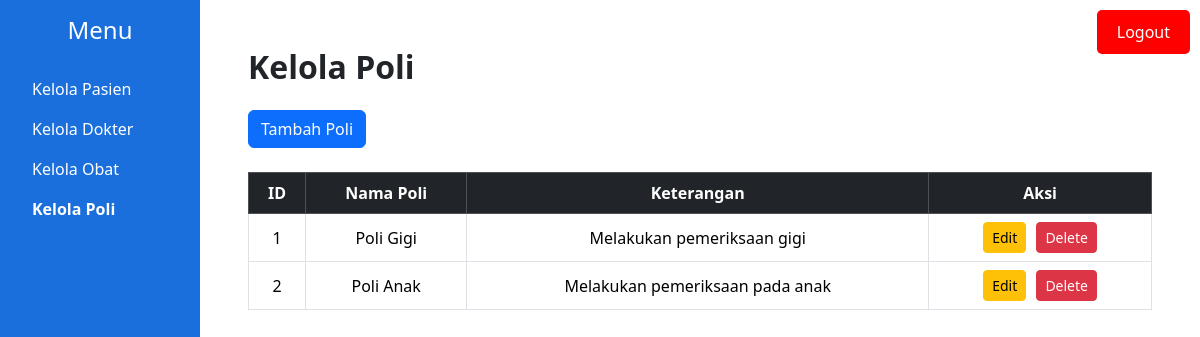
/kelola_poli.php, run on the app's committed database.
### tables this page shows
CREATE TABLE `poli` (
  `id` int(11) NOT NULL,
  `nama_poli` varchar(25) NOT NULL,
  `keterangan` text DEFAULT NULL
);

### kelola_poli.php (the view, shortened to what this page needs)
<?php
$servername = "localhost";
$username = "root";
$password = "";
$database = "poli";
$conn = new mysqli($servername, $username, $password, $database);
$sql = "SELECT * FROM poli";
$result = $conn->query($sql);
?>
<!DOCTYPE html>
<html lang="id">
<head>
    <link href="https://cdn.jsdelivr.net/npm/bootstrap@5.3.3/dist/css/bootstrap.min.css" rel="stylesheet">
</head>
<body>
    <div class="container-fluid">
        <div class="row">
            <div class="col-md-3 col-lg-2 sidebar vh-100 d-flex flex-column p-3">
                <h4 class="text-center mb-4">Menu</h4>
                <ul class="nav flex-column">
                    <li class="nav-item">
                        <a class="nav-link" href="kelola_pasien.php">Kelola Pasien</a>
                    </li>
                    <li class="nav-item">
                        <a class="nav-link" href="kelola_dokter.php">Kelola Dokter</a>
                    </li>
                    <li class="nav-item">
                        <a class="nav-link" href="kelola_obat.php">Kelola Obat</a>
                    </li>
                    <li class="nav-item">
                        <a class="nav-link active fw-bold" href="kelola_poli.php">Kelola Poli</a>
                    </li>
                </ul>
            </div>
            <div class="col-md-9 col-lg-10 d-flex flex-column p-5">
                <h2 class="fw-bold mb-4">Kelola Poli</h2>
                <div class="mb-4">
                    <a href="tambah_poli.php" class="btn btn-primary">Tambah Poli</a>
                </div>
                <div class="table-responsive">
                    <table class="table table-bordered table-hover align-middle">
                        <thead class="table-dark">
                            <tr>
                                <th>ID</th>
                                <th>Nama Poli</th>
                                <th>Keterangan</th>
                                <th>Aksi</th>
                            </tr>
                        </thead>
                        <tbody>
                            <?php
                            if ($result->num_rows > 0) {
                                while($row = $result->fetch_assoc()) {
                                    echo "<tr>";
                                    echo "<td>" . $row['id'] . "</td>";
                                    echo "<td>" . $row['nama_poli'] . "</td>";
                                    echo "<td>" . $row['keterangan'] . "</td>";
                                    echo "<td>
                                            <a href='edit_poli.php?id=" . $row['id'] . "' class='btn btn-warning btn-sm'>Edit</a>
                                            <a href='hapus_poli.php?id=" . $row['id'] . "' class='btn btn-danger btn-sm' onclick='return confirm(\"Apakah Anda yakin ingin menghapus data ini?\");'>Delete</a>
                                          </td>";
                                    echo "</tr>";
                                }
                            } else {
                                echo "<tr><td colspan='4' class='text-center'>Tidak ada data</td></tr>";
                            }
                            ?>
                        </tbody>
                    </table>
                </div>
            </div>
        </div>
    </div>
    <button class="logout-btn" onclick="window.location.href='index.php';">Logout</button>
</body>
</html>

### kelola_poli.php (style rules this page uses)
.sidebar { background-color: #1a6fdc; color: white; }
.sidebar .nav-link { color: white; }
.logout-btn { position: fixed; top: 10px; right: 10px; background-color: red; color: white; border: none; padding: 10px 20px; font-size: 16px; cursor: pointer; border-radius: 5px; }
.table th, .table td { text-align: center; vertical-align: middle; }
.btn-sm { margin: 0 3px; }

### data on the page
poli: id "1", nama_poli "Poli Gigi", keterangan "Melakukan pemeriksaan gigi"
poli: id "2", nama_poli "Poli Anak", keterangan "Melakukan pemeriksaan pada anak"
